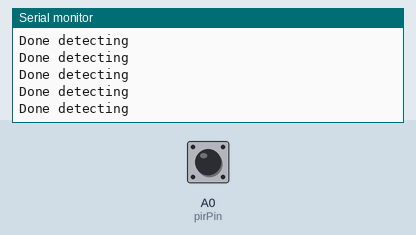
This sketch was run on a simulated Arduino Uno, built with avr-gcc and run on an emulated ATmega328P. On the bench: the last lines printed to the serial monitor. Inputs (shaded band) come from the test bench; at power-on: A0 (pirPin) LOW.

Above: at 1.2 s.
1.3 s: A0 (pirPin) driven HIGH
At 2.2 s:
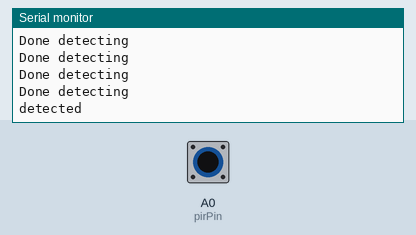
2.8 s: A0 (pirPin) driven LOW
At 3.9 s:
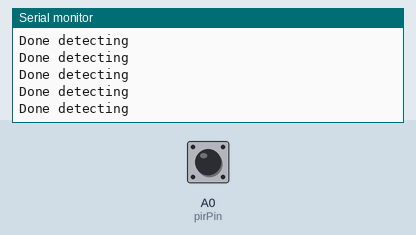

Measured:
- after the input at 1.3 s, the serial monitor: prints a new line after 0.08 s (image 1)

The sketch:

barking_alarm_mdm.ino
```cpp
// librairies
#include <SPI.h>
#include <Mirf.h>
#include <nRF24L01.h>
#include <MirfHardwareSpiDriver.h>

// pins
#define pirPin A0
/*
  Hardware SPI:
  MISO -> 12
  MOSI -> 11
  SCK -> 13
  CE -> 8
  CSN -> 7
*/

// variables
boolean detected;
byte detectedSignal = B10011100;

void setup()
{
  Serial.begin(9600); // Serial for debugging
  Serial.println("RF module, Serial communication established");

  mirfSetup(); // setup of the antenna
}

void loop()
{
  Mirf.setTADDR((byte *)"dog01"); // Setting target address

  // upon seeing a rising edge, sending a signal
  if(digitalRead(pirPin) == HIGH && !detected)
  {
    detected = true; // avoid multiple signals

    Serial.println("detected");
    Mirf.send(&detectedSignal);

    while(Mirf.isSending()) //attente de l'envoi
    {
      //nothing
    }
  }

  // detected comes back at false at falling edges
  if(digitalRead(pirPin) == LOW)
  {
    Serial.println("Done detecting");
    detected = false;
  }
}
```

udf.ino
```cpp
void mirfSetup()
{
  Mirf.spi = &MirfHardwareSpi;
  Mirf.init();
  Mirf.setRADDR((byte *)"pir01"); // adress of the antenna
  Mirf.payload = 1;
  // Mirf.channel = 10; // to change the channel if necessary
  Mirf.config();
}
```
